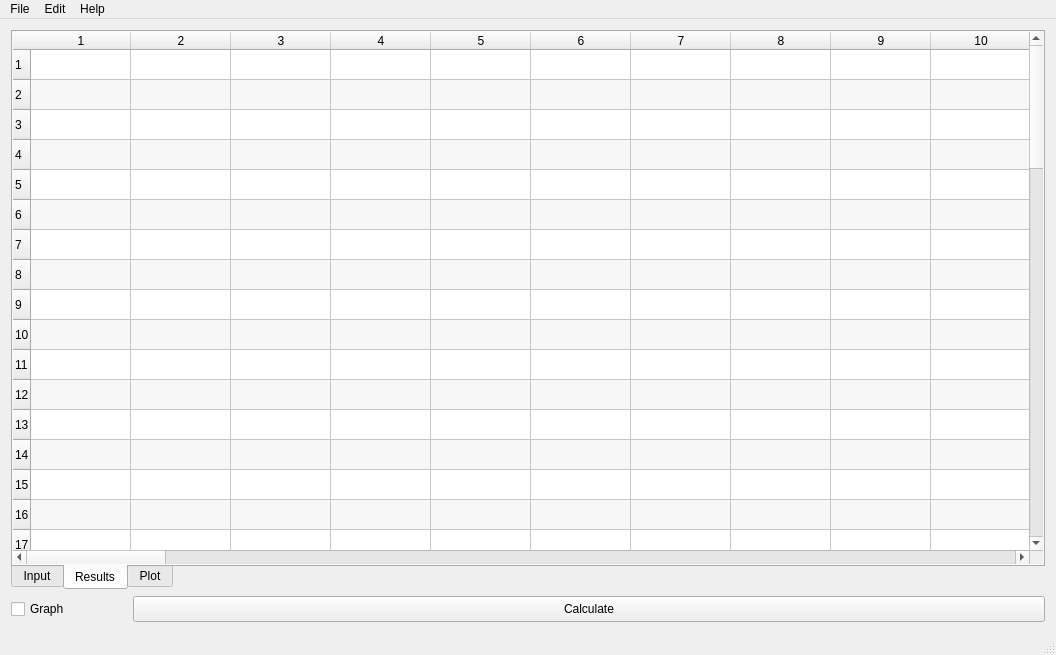
<?xml version="1.0" encoding="UTF-8"?>
<ui version="4.0">
 <class>MainWindow</class>
 <widget class="QMainWindow" name="MainWindow">
  <property name="geometry">
   <rect>
    <x>0</x>
    <y>0</y>
    <width>1056</width>
    <height>655</height>
   </rect>
  </property>
  <property name="minimumSize">
   <size>
    <width>960</width>
    <height>540</height>
   </size>
  </property>
  <property name="windowTitle">
   <string>FretAnalyzer</string>
  </property>
  <widget class="QWidget" name="centralWidget">
   <property name="minimumSize">
    <size>
     <width>960</width>
     <height>540</height>
    </size>
   </property>
   <property name="autoFillBackground">
    <bool>false</bool>
   </property>
   <layout class="QGridLayout" name="gridLayout">
    <item row="1" column="1">
     <widget class="QPushButton" name="calculateBtn">
      <property name="minimumSize">
       <size>
        <width>100</width>
        <height>26</height>
       </size>
      </property>
      <property name="maximumSize">
       <size>
        <width>16777215</width>
        <height>26</height>
       </size>
      </property>
      <property name="text">
       <string>Calculate</string>
      </property>
     </widget>
    </item>
    <item row="0" column="0" colspan="2">
     <widget class="QTabWidget" name="viewSwitcher">
      <property name="sizePolicy">
       <sizepolicy hsizetype="Preferred" vsizetype="Preferred">
        <horstretch>0</horstretch>
        <verstretch>0</verstretch>
       </sizepolicy>
      </property>
      <property name="tabPosition">
       <enum>QTabWidget::South</enum>
      </property>
      <property name="tabShape">
       <enum>QTabWidget::Rounded</enum>
      </property>
      <property name="currentIndex">
       <number>1</number>
      </property>
      <widget class="QWidget" name="inputTab">
       <attribute name="title">
        <string>Input</string>
       </attribute>
       <layout class="QGridLayout" name="gridLayout_2">
        <property name="leftMargin">
         <number>0</number>
        </property>
        <property name="topMargin">
         <number>0</number>
        </property>
        <property name="rightMargin">
         <number>0</number>
        </property>
        <property name="bottomMargin">
         <number>0</number>
        </property>
        <item row="0" column="0">
         <widget class="QTableWidget" name="inputTable">
          <property name="sizePolicy">
           <sizepolicy hsizetype="Expanding" vsizetype="Expanding">
            <horstretch>0</horstretch>
            <verstretch>0</verstretch>
           </sizepolicy>
          </property>
          <property name="minimumSize">
           <size>
            <width>0</width>
            <height>0</height>
           </size>
          </property>
          <property name="acceptDrops">
           <bool>false</bool>
          </property>
          <property name="frameShape">
           <enum>QFrame::NoFrame</enum>
          </property>
          <property name="frameShadow">
           <enum>QFrame::Plain</enum>
          </property>
          <property name="lineWidth">
           <number>0</number>
          </property>
          <property name="editTriggers">
           <set>QAbstractItemView::AnyKeyPressed|QAbstractItemView::EditKeyPressed</set>
          </property>
          <property name="alternatingRowColors">
           <bool>true</bool>
          </property>
          <property name="rowCount">
           <number>64</number>
          </property>
          <property name="columnCount">
           <number>64</number>
          </property>
          <row/>
          <row/>
          <row/>
          <row/>
          <row/>
          <row/>
          <row/>
          <row/>
          <row/>
          <row/>
          <row/>
          <row/>
          <row/>
          <row/>
          <row/>
          <row/>
          <row/>
          <row/>
          <row/>
          <row/>
          <row/>
          <row/>
          <row/>
          <row/>
          <row/>
          <row/>
          <row/>
          <row/>
          <row/>
          <row/>
          <row/>
          <row/>
          <row/>
          <row/>
          <row/>
          <row/>
          <row/>
          <row/>
          <row/>
          <row/>
          <row/>
          <row/>
          <row/>
          <row/>
          <row/>
          <row/>
          <row/>
          <row/>
          <row/>
          <row/>
          <row/>
          <row/>
          <row/>
          <row/>
          <row/>
          <row/>
          <row/>
          <row/>
          <row/>
          <row/>
          <row/>
          <row/>
          <row/>
          <row/>
          <column/>
          <column/>
          <column/>
          <column/>
          <column/>
          <column/>
          <column/>
          <column/>
          <column/>
          <column/>
          <column/>
          <column/>
          <column/>
          <column/>
          <column/>
          <column/>
          <column/>
          <column/>
          <column/>
          <column/>
          <column/>
          <column/>
          <column/>
          <column/>
          <column/>
          <column/>
          <column/>
          <column/>
          <column/>
          <column/>
          <column/>
          <column/>
          <column/>
          <column/>
          <column/>
          <column/>
          <column/>
          <column/>
          <column/>
          <column/>
          <column/>
          <column/>
          <column/>
          <column/>
          <column/>
          <column/>
          <column/>
          <column/>
          <column/>
          <column/>
          <column/>
          <column/>
          <column/>
          <column/>
          <column/>
          <column/>
          <column/>
          <column/>
          <column/>
          <column/>
          <column/>
          <column/>
          <column/>
          <column/>
         </widget>
        </item>
       </layout>
      </widget>
      <widget class="QWidget" name="resultsTab">
       <attribute name="title">
        <string>Results</string>
       </attribute>
       <layout class="QGridLayout" name="gridLayout_3">
        <property name="leftMargin">
         <number>0</number>
        </property>
        <property name="topMargin">
         <number>0</number>
        </property>
        <property name="rightMargin">
         <number>0</number>
        </property>
        <property name="bottomMargin">
         <number>0</number>
        </property>
        <property name="spacing">
         <number>0</number>
        </property>
        <item row="0" column="0">
         <widget class="QTableWidget" name="resultsTable">
          <property name="frameShape">
           <enum>QFrame::NoFrame</enum>
          </property>
          <property name="frameShadow">
           <enum>QFrame::Plain</enum>
          </property>
          <property name="editTriggers">
           <set>QAbstractItemView::NoEditTriggers</set>
          </property>
          <property name="alternatingRowColors">
           <bool>true</bool>
          </property>
          <property name="rowCount">
           <number>64</number>
          </property>
          <property name="columnCount">
           <number>64</number>
          </property>
          <row/>
          <row/>
          <row/>
          <row/>
          <row/>
          <row/>
          <row/>
          <row/>
          <row/>
          <row/>
          <row/>
          <row/>
          <row/>
          <row/>
          <row/>
          <row/>
          <row/>
          <row/>
          <row/>
          <row/>
          <row/>
          <row/>
          <row/>
          <row/>
          <row/>
          <row/>
          <row/>
          <row/>
          <row/>
          <row/>
          <row/>
          <row/>
          <row/>
          <row/>
          <row/>
          <row/>
          <row/>
          <row/>
          <row/>
          <row/>
          <row/>
          <row/>
          <row/>
          <row/>
          <row/>
          <row/>
          <row/>
          <row/>
          <row/>
          <row/>
          <row/>
          <row/>
          <row/>
          <row/>
          <row/>
          <row/>
          <row/>
          <row/>
          <row/>
          <row/>
          <row/>
          <row/>
          <row/>
          <row/>
          <column/>
          <column/>
          <column/>
          <column/>
          <column/>
          <column/>
          <column/>
          <column/>
          <column/>
          <column/>
          <column/>
          <column/>
          <column/>
          <column/>
          <column/>
          <column/>
          <column/>
          <column/>
          <column/>
          <column/>
          <column/>
          <column/>
          <column/>
          <column/>
          <column/>
          <column/>
          <column/>
          <column/>
          <column/>
          <column/>
          <column/>
          <column/>
          <column/>
          <column/>
          <column/>
          <column/>
          <column/>
          <column/>
          <column/>
          <column/>
          <column/>
          <column/>
          <column/>
          <column/>
          <column/>
          <column/>
          <column/>
          <column/>
          <column/>
          <column/>
          <column/>
          <column/>
          <column/>
          <column/>
          <column/>
          <column/>
          <column/>
          <column/>
          <column/>
          <column/>
          <column/>
          <column/>
          <column/>
          <column/>
         </widget>
        </item>
       </layout>
      </widget>
      <widget class="QWidget" name="plotTab">
       <attribute name="title">
        <string>Plot</string>
       </attribute>
       <widget class="QLabel" name="plotFrame">
        <property name="geometry">
         <rect>
          <x>30</x>
          <y>0</y>
          <width>636</width>
          <height>539</height>
         </rect>
        </property>
        <property name="minimumSize">
         <size>
          <width>0</width>
          <height>0</height>
         </size>
        </property>
        <property name="autoFillBackground">
         <bool>false</bool>
        </property>
        <property name="styleSheet">
         <string notr="true">background-color: rgb(255, 255, 255);</string>
        </property>
        <property name="frameShape">
         <enum>QFrame::NoFrame</enum>
        </property>
        <property name="text">
         <string/>
        </property>
        <property name="scaledContents">
         <bool>true</bool>
        </property>
        <property name="margin">
         <number>60</number>
        </property>
       </widget>
      </widget>
     </widget>
    </item>
    <item row="1" column="0">
     <widget class="QCheckBox" name="graphCheckBox">
      <property name="maximumSize">
       <size>
        <width>116</width>
        <height>16777215</height>
       </size>
      </property>
      <property name="text">
       <string>Graph</string>
      </property>
     </widget>
    </item>
   </layout>
  </widget>
  <widget class="QStatusBar" name="statusBar"/>
  <widget class="QMenuBar" name="menuBar">
   <property name="geometry">
    <rect>
     <x>0</x>
     <y>0</y>
     <width>1056</width>
     <height>19</height>
    </rect>
   </property>
   <widget class="QMenu" name="menuFile">
    <property name="title">
     <string>File</string>
    </property>
    <addaction name="actionNew"/>
    <addaction name="actionImport"/>
    <addaction name="actionExport_Data"/>
    <addaction name="actionExport"/>
    <addaction name="actionExit"/>
   </widget>
   <widget class="QMenu" name="menuHelp">
    <property name="title">
     <string>Help</string>
    </property>
    <addaction name="actionAbout"/>
   </widget>
   <widget class="QMenu" name="menuEdit">
    <property name="title">
     <string>Edit</string>
    </property>
    <addaction name="actionCopy"/>
    <addaction name="actionPaste"/>
    <addaction name="actionDelete"/>
   </widget>
   <addaction name="menuFile"/>
   <addaction name="menuEdit"/>
   <addaction name="menuHelp"/>
  </widget>
  <action name="actionNew">
   <property name="text">
    <string>New</string>
   </property>
   <property name="shortcut">
    <string>Ctrl+N</string>
   </property>
  </action>
  <action name="actionSave">
   <property name="text">
    <string>Save</string>
   </property>
   <property name="shortcut">
    <string>Ctrl+S</string>
   </property>
  </action>
  <action name="actionExit">
   <property name="text">
    <string>Exit</string>
   </property>
   <property name="shortcut">
    <string>Ctrl+Q</string>
   </property>
  </action>
  <action name="actionAbout">
   <property name="text">
    <string>About</string>
   </property>
  </action>
  <action name="actionCopy">
   <property name="text">
    <string>Copy</string>
   </property>
   <property name="shortcut">
    <string>Ctrl+C</string>
   </property>
  </action>
  <action name="actionPaste">
   <property name="text">
    <string>Paste</string>
   </property>
   <property name="shortcut">
    <string>Ctrl+V</string>
   </property>
  </action>
  <action name="actionDelete">
   <property name="text">
    <string>Delete</string>
   </property>
   <property name="shortcut">
    <string>Del</string>
   </property>
  </action>
  <action name="actionExport">
   <property name="text">
    <string>Export Plot</string>
   </property>
   <property name="shortcut">
    <string>Ctrl+Shift+E</string>
   </property>
  </action>
  <action name="actionImport">
   <property name="text">
    <string>Import</string>
   </property>
   <property name="shortcut">
    <string>Ctrl+I</string>
   </property>
  </action>
  <action name="actionExport_Data">
   <property name="text">
    <string>Export Data</string>
   </property>
   <property name="shortcut">
    <string>Ctrl+E</string>
   </property>
  </action>
 </widget>
 <layoutdefault spacing="6" margin="11"/>
 <resources/>
 <connections/>
</ui>
